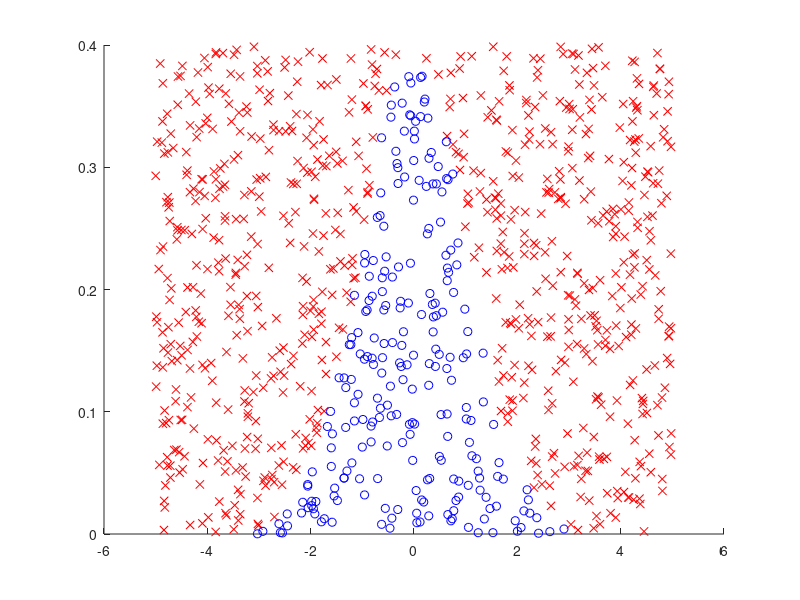

MATLAB code for this plot: (Note: this script raises an error after producing the figure.)
N = 1000;

mu = 0;
sigma = 1;
target = @(x) (1/(sigma*sqrt(2*pi)))*exp(-0.5*((x-mu)/sigma).^2);

% Define the proposal distribution (uniform distribution)
a = -5;
b = 5;
proposal_sampler = (b-a).*rand(1,N)+a;

% Storage for accepted and rejected samples
accepted_samples = [];
rejected_samples = [];


% Acceptance-Rejection Sampling
for i = 1:N
    x = proposal_sampler(1,i);
    y = rand() * max(target(proposal_sampler)); % scale y to the max of distribution
    if y <= target(x)
        accepted_samples = [accepted_samples; x y];
    else
        rejected_samples = [rejected_samples; x y];
    end
end

% Plotting
figure;
hold on;

% Plot accepted-rejected samples
plot(rejected_samples(:,1), rejected_samples(:,2), 'rx');
plot(accepted_samples(:,1), accepted_samples(:,2), 'bo');

% plot normal distribution
syms x_
fplot(target(x_), [-5, 5], 'k', 'LineWidth', 1.5);

% Labels and title
xlabel('x');
ylabel('target(x)');
title('Acceptance-Rejection Method for Normal Distribution');
legend({'reject', 'accept', 'target'});

hold off;